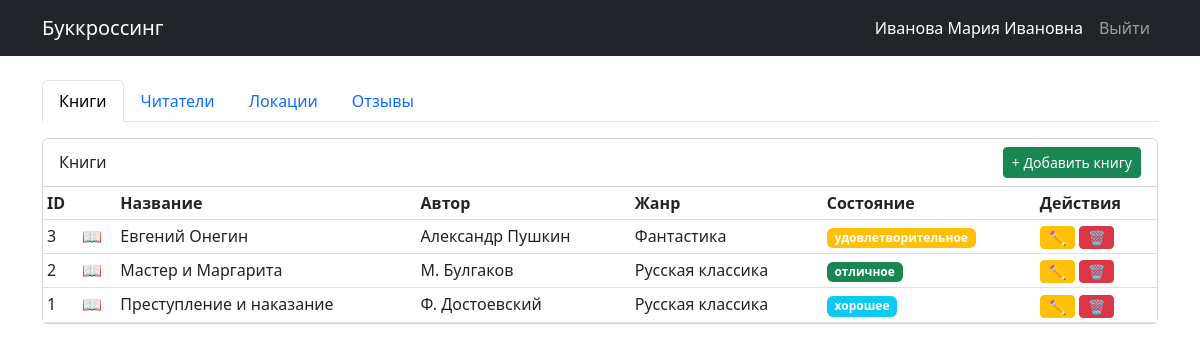
Page / (signed in) on the committed database.
### tables this page shows
CREATE TABLE books (
    id INT PRIMARY KEY AUTO_INCREMENT,
    title VARCHAR(255) NOT NULL,
    author VARCHAR(255) NOT NULL,
    genre_id INT,   
    condition_book ENUM('отличное', 'хорошее', 'удовлетворительное', 'плохое') DEFAULT 'хорошее', 
    FOREIGN KEY (genre_id) REFERENCES genres(id) 
);

CREATE TABLE genres (
    id INT PRIMARY KEY AUTO_INCREMENT,
    name VARCHAR(50) NOT NULL UNIQUE
);

### index.php (the view, shortened to what this page needs)
<?php
require_once 'dbconnect.php';
?>
<!DOCTYPE HTML>
<html lang="RU">
<head>
    <link href="https://cdn.jsdelivr.net/npm/bootstrap@5.3.0/dist/css/bootstrap.min.css" rel="stylesheet">
</head>
<body>
    <nav class="navbar navbar-expand-lg navbar-dark bg-dark">
        <div class="container">
            <a class="navbar-brand" href="index.php">Буккроссинг</a>
            <div class="collapse navbar-collapse">
                <ul class="navbar-nav ms-auto">
                    <li class="nav-item">
                        <span class="nav-link text-white"><?= htmlspecialchars($_SESSION['firstname']) ?></span>
                    </li>
                    <li class="nav-item">
                        <a class="nav-link" href="auth.php?logout=1">Выйти</a>
                    </li>
                </ul>
            </div>
        </div>
    </nav>
    <div class="container mt-4">
        <ul class="nav nav-tabs">
            <li class="nav-item"><button class="nav-link active" data-bs-toggle="tab" data-bs-target="#books">Книги</button></li>
            <li class="nav-item"><button class="nav-link" data-bs-toggle="tab" data-bs-target="#readers">Читатели</button></li>
            <li class="nav-item"><button class="nav-link" data-bs-toggle="tab" data-bs-target="#locations">Локации</button></li>
            <li class="nav-item"><button class="nav-link" data-bs-toggle="tab" data-bs-target="#reviews">Отзывы</button></li>
        </ul>
        <div class="tab-content mt-3">
            <div class="tab-pane fade show active" id="books">
                <div class="card">
                    <div class="card-header bg-white">
                        <div class="row align-items-center">
                            <div class="col"><h6 class="mb-0">Книги</h6></div>
                            <div class="col-auto">
                                <button class="btn btn-sm btn-success" data-bs-toggle="collapse" data-bs-target="#addBookForm">+ Добавить книгу</button>
                            </div>
                        </div>
                    </div>
                    <div class="card-body p-0">
                        <table class="table table-hover table-sm mb-0">
                            <thead>
                                <tr>
                                    <th>ID</th>
                                    <th></th>
                                    <th>Название</th>
                                    <th>Автор</th>
                                    <th>Жанр</th>
                                    <th>Состояние</th>
                                    <th>Действия</th>
                                </tr>
                            </thead>
                            <tbody>
                                <?php
                                $books = $pdo->query("
                                    SELECT b.*, g.name as genre_name
                                    FROM books b
                                    LEFT JOIN genres g ON b.genre_id = g.id
                                    ORDER BY b.id DESC
                                ")->fetchAll();
                                foreach ($books as $book):
                                ?>
                                <tr>
                                    <td><?= $book['id'] ?></td>
                                    <td>
                                        <?php if ($book['cover_image'] && file_exists($book['cover_image'])): ?>
                                            <img src="<?= htmlspecialchars($book['cover_image']) ?>" class="book-cover" style="max-height: 40px;" alt="">
                                        <?php else: ?>
                                            <span>📖</span>
                                        <?php endif; ?>
                                    </td>
                                    <td><?= htmlspecialchars($book['title']) ?></td>
                                    <td><?= htmlspecialchars($book['author']) ?></td>
                                    <td><?= $book['genre_name'] ?></td>
                                    <td>
                                        <span class="badge bg-<?= $book['condition_book'] == 'отличное' ? 'success' : ($book['condition_book'] == 'хорошее' ? 'info' : ($book['condition_book'] == 'удовлетворительное' ? 'warning' : 'danger')) ?>">
                                            <?= $book['condition_book'] ?>
                                        </span>
                                    </td>
                                    <td>
                                        <a href="./src/edit_book.php?id=<?= $book['id'] ?>" class="btn btn-sm btn-warning py-0">✏️</a>
                                        <a href="./src/books_actions.php?delete_book=<?= $book['id'] ?>" class="btn btn-sm btn-danger py-0" onclick="return confirm('Удалить?')">🗑️</a>
                                    </td>
                                </tr>
                                <?php endforeach; ?>
                            </tbody>
                        </table>
                    </div>
                </div>
            </div>
        </div>
    </div>
</body>
</html>

### rows in the picture
books: id "3", title "Евгений Онегин", author "Александр Пушкин", genre.name "Фантастика", condition_book "удовлетворительное"
books: id "2", title "Мастер и Маргарита", author "М. Булгаков", genre.name "Русская классика", condition_book "отличное"
books: id "1", title "Преступление и наказание", author "Ф. Достоевский", genre.name "Русская классика", condition_book "хорошее"

### other values in the picture
$_SESSION['firstname'] "Иванова Мария Ивановна"
